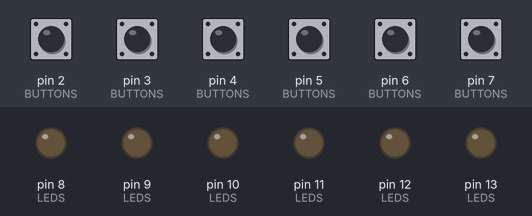
The program below on a simulated Arduino Uno, built with avr-gcc and run on an emulated ATmega328P. On the bench: output pins drawn as LEDs (lit = HIGH). Dashed ring = blinking. The test bench sets the inputs (shaded band); at power-on: pin 2 (BUTTONS), pin 3 (BUTTONS), pin 4 (BUTTONS), pin 5 (BUTTONS), pin 6 (BUTTONS), pin 7 (BUTTONS) HIGH. Random numbers use the default seed unless the program sets one.

Above: at 1.2 s.
1.3 s: pin 2 (BUTTONS) pulled LOW for 0.15 s
At 4.1 s:
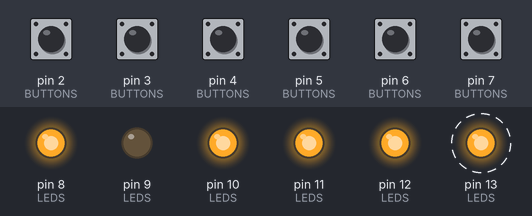
4.3 s: pin 3 (BUTTONS) pulled LOW for 0.15 s
At 5.1 s:
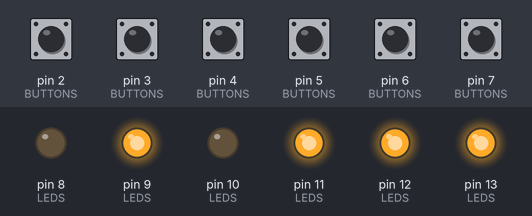
5.9 s: pin 4 (BUTTONS) pulled LOW for 0.15 s
At 6.4 s:
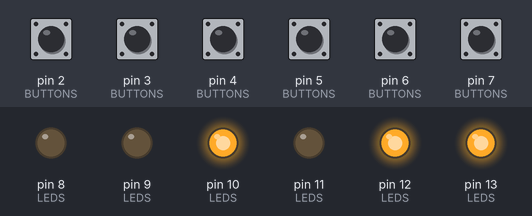
7.5 s: pin 5 (BUTTONS) pulled LOW for 0.15 s
At 8.7 s:
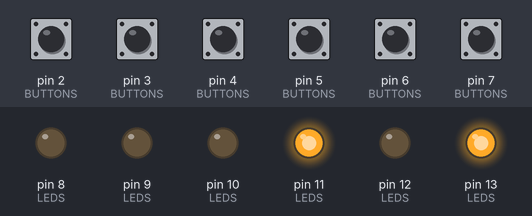
9.1 s: pin 6 (BUTTONS) pulled LOW for 0.15 s
At 10.0 s:
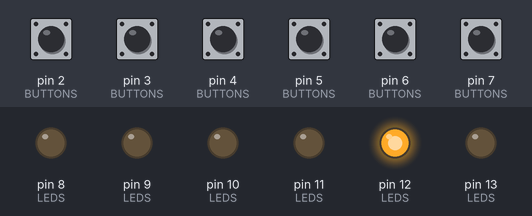
10.7 s: pin 2 (BUTTONS) pulled LOW for 1 s
At 11.2 s:
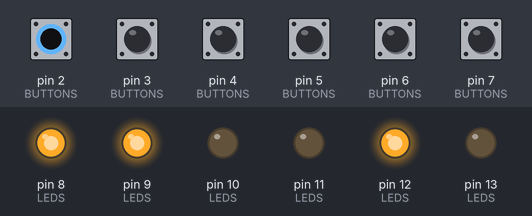
Timing chart, 0 to 13.7 s (numbered marks = the images above; inputs shaded):
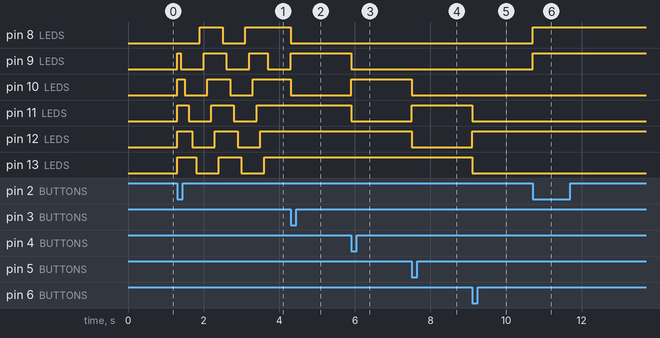

The program:

main.cpp
```cpp
#include <Arduino.h>
#include <unistd.h>

// Déclaration des variables des boutons et des leds ainsi que leur nombre
#define BUTTON1 2
#define BUTTON2 3
#define BUTTON3 4
#define BUTTON4 5
#define BUTTON5 6
#define BUTTON6 7
#define LED1 8
#define LED2 9
#define LED3 10
#define LED4 11
#define LED5 12
#define LED6 13
#define numLeds 6

#define FLAG1 0b00000001
#define FLAG2 0b00000010
#define FLAG3 0b00000100
#define FLAG4 0b00001000
#define FLAG5 0b00010000
#define FLAG6 0b00100000

#define FLAG1 0b00000001
#define FLAG2 0b00000010
#define FLAG3 0b00000100
#define FLAG4 0b00001000
#define FLAG5 0b00010000
#define FLAG6 0b00100000

const int BUTTONS[numLeds] = {BUTTON1, BUTTON2, BUTTON3, BUTTON4, BUTTON5, BUTTON6};
const int LEDS[numLeds] = {LED1, LED2, LED3, LED4, LED5, LED6};

char ledState = 0;
char buttonState = 0;
char lastButtonState = 0;
const char FLAGS[numLeds] = {FLAG1, FLAG2, FLAG3, FLAG4, FLAG5, FLAG6};

bool gameOn = false;
bool startOn = true;
float startTime;
float endTime;
float timePassed;
int score = 0;

unsigned long lastDebounceTime[numLeds];
const unsigned long debounceDelay = 50;

// put function declarations here:

// Function for the game to work
void LedsGame();
void randomizeLedStates();
bool hasButtonStateChanged(bool currentState, int i);
bool isDebounceDelayOver(int i);
bool checkLedsState();
void startNewLevel();
void endGame();

// Function for the visual feedback
void refreshLeds();
void resetLedsState();
void startsBlink();
void levelsBlink();
void endsBlink();
void displayScore();

// Utility function
int swapBits(int myByte);


void setup() {
  Serial.begin(9600);
  randomSeed(analogRead(0));

  for (int i = 0; i < numLeds; i++) {
    pinMode(BUTTONS[i], INPUT_PULLUP);
    pinMode(LEDS[i], OUTPUT);
    lastDebounceTime[i] = 0;
  }
}


void loop() {
  if (gameOn){
    LedsGame();
  }
  else{
    if (digitalRead(BUTTONS[0]) != 1 & startOn){
      startsBlink();
      randomizeLedStates();
      gameOn = true;
      startOn = false;
    }
  }
}

//---------------------Function for the Game----------------------------------//

void LedsGame(){
  // The main fuction the game
  for (int i = 0; i < numLeds; i++) {
    bool isButtonPressed = !digitalRead(BUTTONS[i]);

    if (hasButtonStateChanged(isButtonPressed, i) && isDebounceDelayOver(i)) {
      // We check every button and if one is pressed we change the state of
      // it's light and to the ones next to it
      lastDebounceTime[i] = millis();

      if (isButtonPressed) {
        lastButtonState |= FLAGS[i];

        if(i == 0) {
          ledState ^= FLAGS[i];
          ledState ^= FLAGS[i+1];
        }
        else if (i == numLeds-1) {
          ledState ^= FLAGS[numLeds-2];
          ledState ^= FLAGS[numLeds-1];
        }
        else {
          ledState ^= FLAGS[i-1];
          ledState ^= FLAGS[i];
          ledState ^= FLAGS[i+1];
        }
      }
      else {
        // Write 0
        lastButtonState ^= FLAGS[i];
      }
    }

    refreshLeds();
  }
  if (checkLedsState()){
    // Checking if the level is finished and if so, visualy informing the player
    // And starting a new level
    score++;
    startNewLevel();
  }
  // Checking if the time is out and ending the game if it's the case
  endTime = millis();
  timePassed = endTime - startTime;
  if (timePassed>=30000){
    endGame();
  }
}

void randomizeLedStates() {
  // Function called at the beginning of every level,
  // It attribute a random state to every light
  for (int i = 0; i < numLeds; i++) {
    char newState = random(0, 2);
    char newStateFlag = newState << i;

    if (newState) {
      // If new state is ON, write ledState with OR
      ledState |= newStateFlag;
    }
  }
}

bool hasButtonStateChanged(bool currentState, int i) {
  // Function checking if the button is pressed or not and returning
  // True of False
  bool lastState = lastButtonState & FLAGS[i];
  return !(currentState == lastState);
}

bool isDebounceDelayOver(int i) {
  // Function used to check if an infromation respect a certain time between
  // two change of state. Used so the button don't get pressed twice
  if (millis() - lastDebounceTime[i] > debounceDelay) {
    return true;
  }
  else {
    return false;
  }
}

bool checkLedsState(){
  // Function checking if the all leds are activated and of so return true
  bool hasWon = (ledState == 0b00111111);
  return hasWon;
}

void startNewLevel(){
  // Function called when a player light all light,
  // We're augmenting his score and restaring a new level
  gameOn = false;
  Serial.print(score);
  levelsBlink();
  randomizeLedStates();
  gameOn = true;
}

void endGame(){
  // Function ending the current game and letting the player start a new one
  gameOn = false;
  endsBlink();
  displayScore();
  score = 0;
  startOn = true;
}

// -----------------Function for the visual feedback--------------------------//

void refreshLeds(){
  // Fonction refreshing the visual feedback of the leds to their current value in the list
  for (int i = 0; i < numLeds; i++) {
    bool state = ledState & FLAGS[i];
    digitalWrite(LEDS[i], !state);
  }
}

void resetLedsState(){
  // Function called at the begging of all visual feedback,
  // turning off all light
  ledState = 0;
  refreshLeds();
}

void startsBlink(){
  // Function called in need of a visual feed back, used when a the player start a game
  resetLedsState();
  for (int i = 0; i < 4; i++) {
    for (int j = 0; j < numLeds; j++) {
      ledState ^= FLAGS[j];
      refreshLeds();
      delay(100);
    }
  }
  startTime = millis();
}

void levelsBlink(){
  // Function called in need of a visual feed back, used when a level is complet
  resetLedsState();
  for (int i = 0; i < 6; i++) {
    for (int j = 0; j < numLeds; j++) {
      ledState ^= FLAGS[j];
    }
    refreshLeds();
    delay(150);
  }
}

void endsBlink(){
  // Function called in need of a visual feed back, used when a the time is out
  // and the game stoped
  resetLedsState();
  for (int i = 0; i < 6; i++) {
    for (int j = 0; j < numLeds; j++) {
      ledState ^= FLAGS[j];
    }
    refreshLeds();
    delay(750);
  }
}

void displayScore(){
  // Function called in need of a visual feed back, used to show the score
  // score a inverser
  resetLedsState();
  ledState = swapBits(score);
  refreshLeds();
}

int swapBits(int myByte){
  // Swap the first 4 bits with the last 4 bits
  myByte = ((myByte & 0b11110000) >> 4) | ((myByte & 0b00001111) << 4); //Now a = 0xEFGHABCD

  // Next swap pairs of 2 bits
  myByte = ((myByte & 0b11001100) >> 2) | ((myByte & 0b00110011) << 2); //Now a = 0xGHEFCDAB

  // Finally, swap every other bit.
  myByte = ((myByte & 0b10101010) >> 1) | ((myByte & 0b01010101) << 1); //Now a = 0xHGFEDCBA

  // Shifting to avoid missing leds
  myByte = myByte >> (8 - int(numLeds));

  return myByte;
}
```

Measured:
- after the input at 1.3 s, pin 8 (LEDS): LOW → HIGH after 0.60 s, → LOW 0.60 s later, → HIGH 0.60 s later; pin 9 (LEDS): goes HIGH 0.10 s, LOW 0.60 s, HIGH 0.60 s, LOW 0.60 s, HIGH 0.50 s, then LOW, starting at once
- after the input at 4.3 s, pin 8 (LEDS), pin 10 (LEDS): HIGH → LOW at once; pin 9 (LEDS): LOW → HIGH at once
- after the input at 5.9 s, pin 9 (LEDS), pin 11 (LEDS): HIGH → LOW at once; pin 10 (LEDS): LOW → HIGH at once
- after the input at 7.5 s, pin 10 (LEDS), pin 12 (LEDS): HIGH → LOW at once; pin 11 (LEDS): LOW → HIGH at once
- after the input at 9.1 s, pin 11 (LEDS), pin 13 (LEDS): HIGH → LOW at once; pin 12 (LEDS): LOW → HIGH at once
- after the input at 10.7 s, pin 8 (LEDS), pin 9 (LEDS): LOW → HIGH at once
